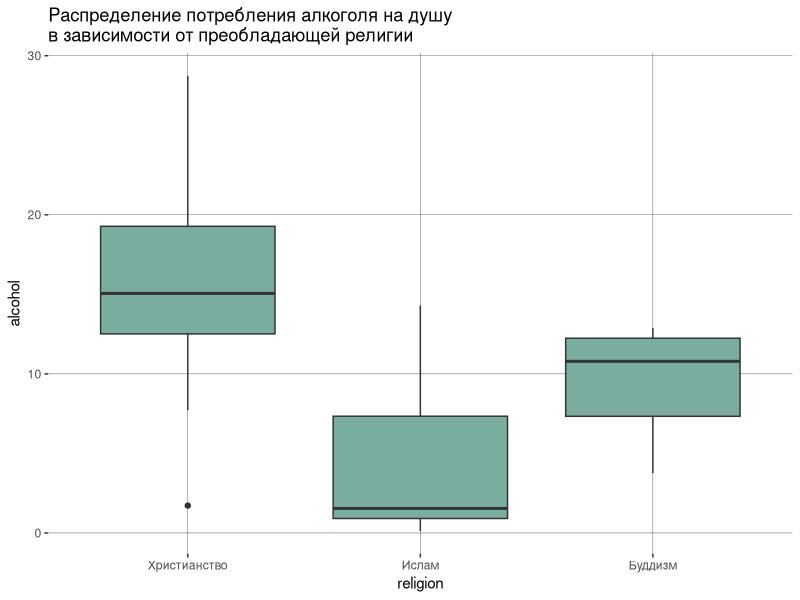
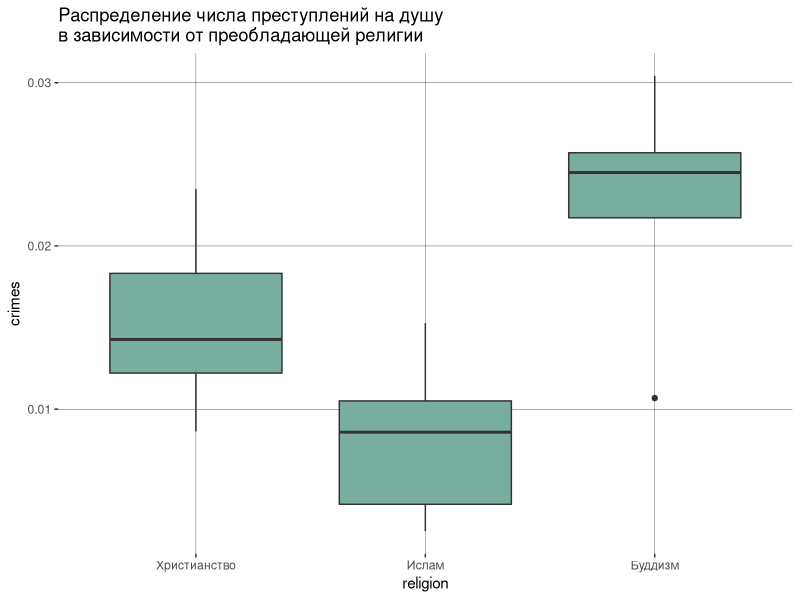
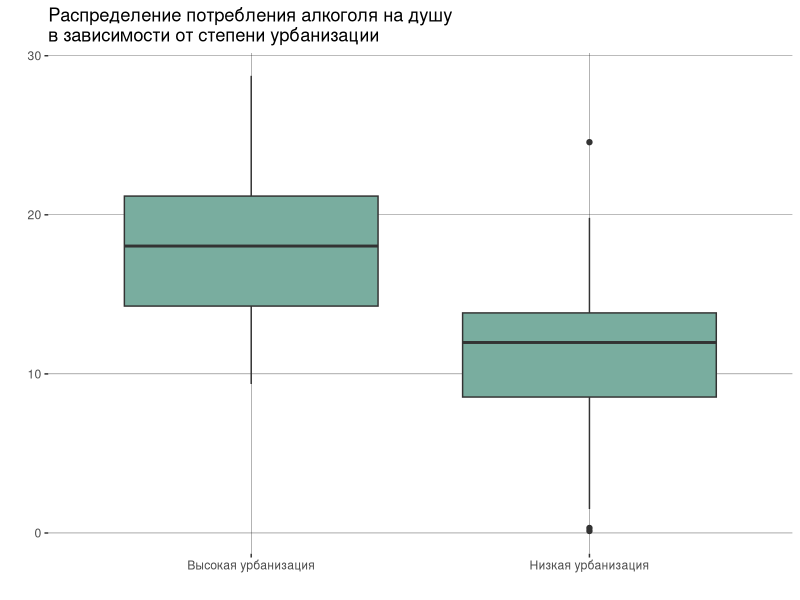
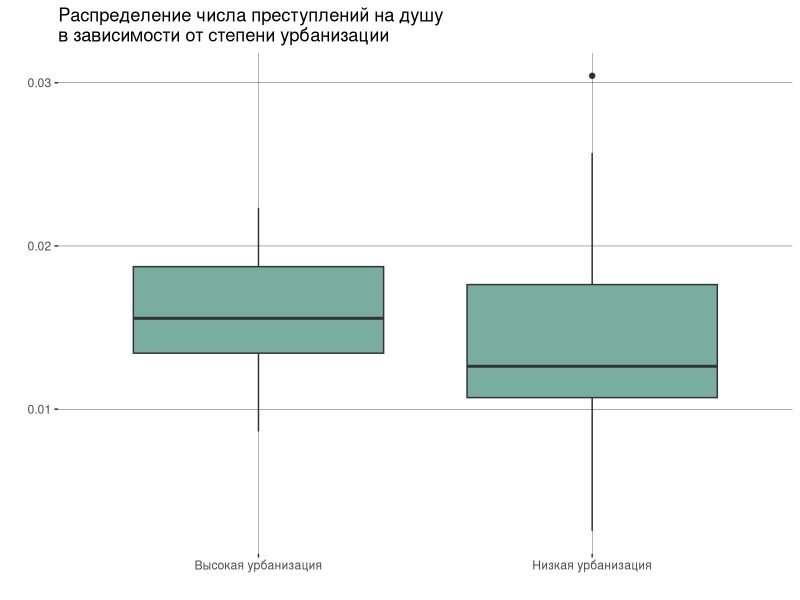

Here is the R script that generated these plots, in order:
## ---- chunk 1
knitr::opts_chunk$set(message = FALSE, warning=FALSE,comment=NA)
## ---- chunk 2
library(tidyverse)
library(readxl)
library(kableExtra)
data <- read_excel("group6_data.xlsx")
library(ggplot2)
data$region = data$region %>% as.factor()
data$rural = data$rural %>% as.factor()
## ---- chunk 3
corr <- function(x) {
cor_f <- cor.test(data$alcohol, x)
return(c(unname(cor_f$estimate), cor_f$p.value))
}

cor_crimes <- t(as.data.frame(corr(data$crimes)))
colnames(cor_crimes) <- c('corr', 'p-value')
rownames(cor_crimes) <- ''
cor_crimes %>% kbl(caption = "") %>% kable_styling(full_width = F, position = "left") %>% row_spec(0, bold = T, color = "white", background = "#79ad9f")
## ---- chunk 4
corr <- function(x) {
cor_f <- cor.test(data$beer, x)
return(c(unname(cor_f$estimate), cor_f$p.value))
}

cor_crimes <- t(as.data.frame(corr(data$crimes)))
colnames(cor_crimes) <- c('corr', 'p-value')
rownames(cor_crimes) <- ''
cor_crimes %>% kbl(caption = "") %>% kable_styling(full_width = F, position = "left") %>% row_spec(0, bold = T, color = "white", background = "#79ad9f")
## ---- chunk 5
corr <- function(x) {
cor_f <- cor.test(data$alcohol, x)
return(c(unname(cor_f$estimate), cor_f$p.value))
}

cor_crimes <- t(as.data.frame(corr(data$minor_crimes)))
colnames(cor_crimes) <- c('corr', 'p-value')
rownames(cor_crimes) <- ''
cor_crimes %>% kbl(caption = "") %>% kable_styling(full_width = F, position = "left") %>% row_spec(0, bold = T, color = "white", background = "#79ad9f")
## ---- chunk 6
corr <- function(x) {
cor_f <- cor.test(data$beer, x)
return(c(unname(cor_f$estimate), cor_f$p.value))
}

cor_crimes <- t(as.data.frame(corr(data$minor_crimes)))
colnames(cor_crimes) <- c('corr', 'p-value')
rownames(cor_crimes) <- ''
cor_crimes %>% kbl(caption = "") %>% kable_styling(full_width = F, position = "left") %>% row_spec(0, bold = T, color = "white", background = "#79ad9f")
## ---- chunk 7
options("scipen"=100, "digits"=4)
data_cor <- data %>% dplyr::select(-id, -alcohol, -region,-name, -crimes, -religion, -population, - beer, -rural)

cor_table <- apply(data_cor, MARGIN = 2, FUN = corr)
cor_table <- t(cor_table)
colnames(cor_table) <- c('corr', 'p-value')
cor_table <- as.data.frame(cor_table) %>% round(digits = 4) %>% arrange(-abs(corr))
cor_table$corr <- as.character(cor_table$corr)
cor_table[,1] <- as.character(cor_table[,1])
p_t5 <- which(cor_table$`p-value` <= 0.05 & cor_table$`p-value` > 0.01)
p_t10 <- which(cor_table$`p-value` <= 0.1 & cor_table$`p-value` > 0.05)
p_t1 <- which(cor_table$`p-value` <= 0.01)
cor_table[p_t5, 1] <- paste0(cor_table[p_t5, 1], "**")
cor_table[p_t10, 1] <- paste0(cor_table[p_t10, 1], "*")
cor_table[p_t1, 1] <- paste0(cor_table[p_t1, 1], "***")

cor_table %>% kbl(caption = "Correlation table") %>% kable_material(c("striped", "hover")) %>% row_spec(0, bold = T, color = "white", background = "#79ad9f") %>% scroll_box(width = "100%", height = "400px")
## ---- chunk 8
data %>%
ggplot(aes(y = alcohol, x = religion)) + geom_boxplot(fill = "#79ad9f") + theme(panel.background = element_rect(fill = "white"), panel.grid.major = element_line(colour = "black", size = 0.1))+ggtitle("Распределение потребления алкоголя на душу \nв зависимости от преобладающей религии")+ scale_x_discrete(labels=c('Христианство', "Ислам", "Буддизм"))
## ---- chunk 9
library(psych)

Mode <- function(x) {
ux <- unique(x)
ux[which.max(tabulate(match(x, ux)))]
}

mode_tab <- as.data.frame(apply(data %>% dplyr::select(-region, -id, -name, -religion, -population,-rural), MARGIN = 2, FUN = Mode))

des_stat <- data.frame(describe(data %>% dplyr::select(-region, -id, -name, -religion, -population,-rural), quant=c(0.25, 0.75))) %>% dplyr::select(-n, -trimmed, -mad, -se, -vars)# %>% round(digits = 2)

des_stat$mode <- mode_tab[, "apply(data %>% dplyr::select(-region, -id, -name, -religion, -population, -rural), MARGIN = 2, FUN = Mode)"]# %>% round(digits = 2)

options("scipen"=100, "digits"=4)
des_stat %>% kbl(caption = 'Descriptive statistics') %>% kable_material(c("striped", "hover")) %>% row_spec(0, bold = T, color = "white", background = "#79ad9f") %>% scroll_box(width = "100%", height = "400px")

library(openxlsx)
des_stat1 = des_stat
des_stat1$variable = rownames(des_stat)
write.xlsx(des_stat1, '~/ecox/project-ecox/final/des_stat.xlsx')
## ---- chunk 10
lg_vrp_d <- describe(log(data$vrp)) %>% dplyr::select(skew, kurtosis)
rownames(lg_vrp_d) <- ""
lg_vrp_d %>% kbl() %>% kable_styling(full_width = F, position = "left") %>% row_spec(0, bold = T, color = "white", background = "#79ad9f")
## ---- chunk 11
data %>% 
ggplot(aes(y = crimes, x = religion)) + geom_boxplot(fill = "#79ad9f") + theme(panel.background = element_rect(fill = "white"), panel.grid.major = element_line(colour = "black", size = 0.1))+ggtitle("Распределение числа преступлений на душу \nв зависимости от преобладающей религии")+ scale_x_discrete(labels=c('Христианство', "Ислам", "Буддизм"))
## ---- chunk 12
data %>% 
ggplot(aes(y =alcohol, x = rural)) + geom_boxplot(fill = "#79ad9f")+
  ggtitle("Распределение потребления алкоголя на душу \nв зависимости от степени урбанизации")+
  xlab(" ")+
  ylab(" ") + theme(panel.background = element_rect(fill = "white"), panel.grid.major = element_line(colour = "black", size = 0.1))+ scale_x_discrete(labels=c('Высокая урбанизация', "Низкая урбанизация"))
## ---- chunk 13
data %>% 
ggplot(aes(y =crimes, x = rural)) + geom_boxplot(fill = "#79ad9f")+
  ggtitle("Распределение числа преступлений на душу \nв зависимости от степени урбанизации")+
  xlab(" ")+
  ylab(" ") + theme(panel.background = element_rect(fill = "white"), panel.grid.major = element_line(colour = "black", size = 0.1))+ scale_x_discrete(labels=c('Высокая урбанизация', "Низкая урбанизация"))
## ---- chunk 14
data_cor <- data %>% dplyr::select(-id, -crimes, -region,-name, -religion, -population, -alcohol, - beer, -minor_crimes, -rural)
corr <- function(x) {
cor_f <- cor.test(data$crimes, x)
return(c(unname(cor_f$estimate), cor_f$p.value))
}

cor_table <- apply(data_cor, MARGIN = 2, FUN = corr)
cor_table <- t(cor_table)
colnames(cor_table) <- c('corr', 'p-value')
cor_table <- as.data.frame(cor_table) %>% round(digits = 4) %>% arrange(-abs(corr))
cor_table$corr <- as.character(cor_table$corr)
cor_table[,1] <- as.character(cor_table[,1])
p_t5 <- which(cor_table$`p-value` <= 0.05 & cor_table$`p-value` > 0.01)
p_t10 <- which(cor_table$`p-value` <= 0.1 & cor_table$`p-value` > 0.05)
p_t1 <- which(cor_table$`p-value` <= 0.01)
cor_table[p_t5, 1] <- paste0(cor_table[p_t5, 1], "**")
cor_table[p_t10, 1] <- paste0(cor_table[p_t10, 1], "*")
cor_table[p_t1, 1] <- paste0(cor_table[p_t1, 1], "***")

cor_table %>% kbl(caption = "Correlation table") %>% kable_material(c("striped", "hover")) %>% row_spec(0, bold = T, color = "white", background = "#79ad9f") %>% scroll_box(width = "100%", height = "400px")
